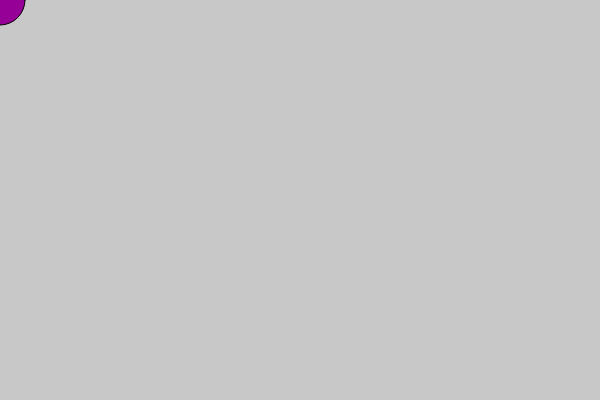
Frame 1 (no input)
Frame 60 (no input): identical to frame 1, image omitted
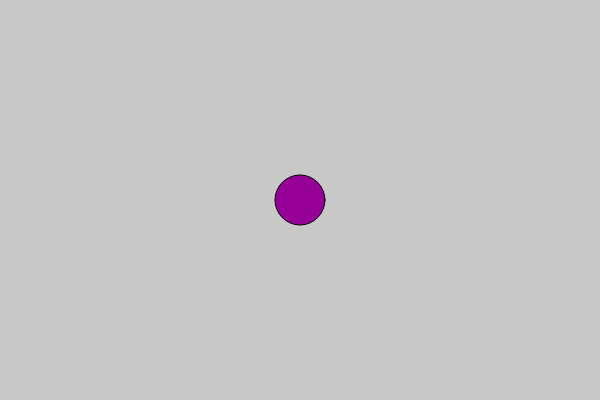
Frame 120 (the mouse pressed at the canvas centre since frame 60)

The p5.js sketch that drew these frames (run headless with seeded random() and noise() and a simulated clock; from frame 60 on, the mouse is pressed at the canvas centre):

// p5.js sketch
// ── sketch.js
function setup() {
    createCanvas(600, 400);
    background(200);
}

function draw() {
    background(200);
    fill(150, 0, 150);
    ellipse(mouseX, mouseY, 50, 50);
} 
// ── style.css
body {
    font-family: 'Press Start 2P', 'Courier New', monospace;
    line-height: 1.6;
    margin: 0;
    padding: 0;
    color: #ffd700;
    background-color: #1a1a1a;
    text-shadow: 2px 2px #8b0000;
}

header {
    background-color: #4b0082;
    padding: 20px;
    text-align: center;
    border-bottom: 4px solid #9400d3;
}

section {
    padding: 20px;
    margin: 20px;
    background-color: rgba(75, 0, 130, 0.3);
    border: 4px solid #9400d3;
    box-shadow: 0 0 10px #9400d3;
}

h1, h2, h3 {
    color: #ff69b4;
    text-transform: uppercase;
    letter-spacing: 2px;
}

ul {
    padding: 0;
    list-style-type: none;
}

li {
    margin-bottom: 10px;
    padding: 10px;
    border: 2px solid #ffd700;
    background-color: rgba(255, 215, 0, 0.1);
}

form {
    display: flex;
    flex-direction: column;
    background-color: #2b0047;
    padding: 20px;
    border: 4px solid #ff69b4;
}

label {
    margin-bottom: 5px;
    color: #ff69b4;
}

input, textarea {
    margin-bottom: 10px;
    padding: 10px;
    border: 2px solid #ffd700;
    border-radius: 0;
    background-color: #1a1a1a;
    color: #ffd700;
    font-family: 'Courier New', monospace;
}

button {
    padding: 10px;
    background-color: #ffd700;
    color: #1a1a1a;
    border: none;
    font-family: 'Press Start 2P', 'Courier New', monospace;
    text-transform: uppercase;
    cursor: pointer;
    transition: all 0.3s;
}

button:hover {
    background-color: #ff69b4;
    transform: scale(1.05);
    box-shadow: 0 0 15px #ff69b4;
}

footer {
    background-color: #4b0082;
    text-align: center;
    padding: 10px;
    width: 100%;
    bottom: 0;
    border-top: 4px solid #9400d3;
}

footer a {
    color: #ffd700;
    text-decoration: none;
}
